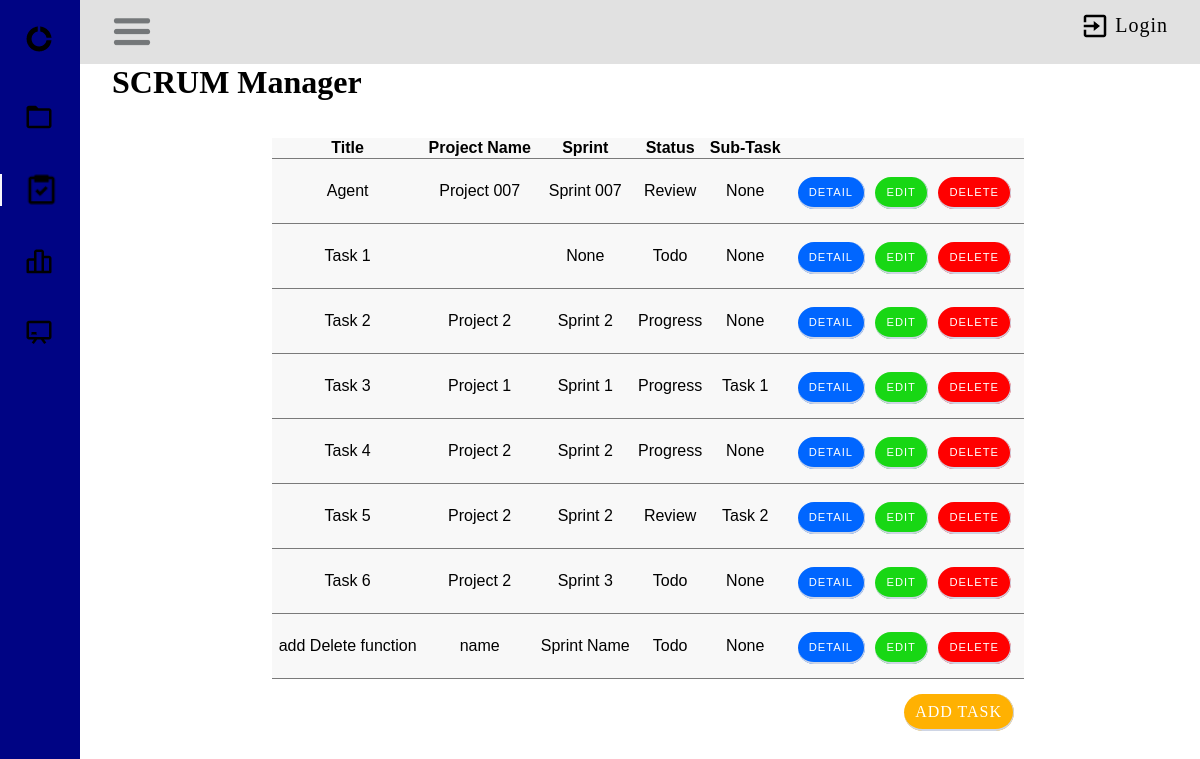
Page /task/ on the earlier database version.
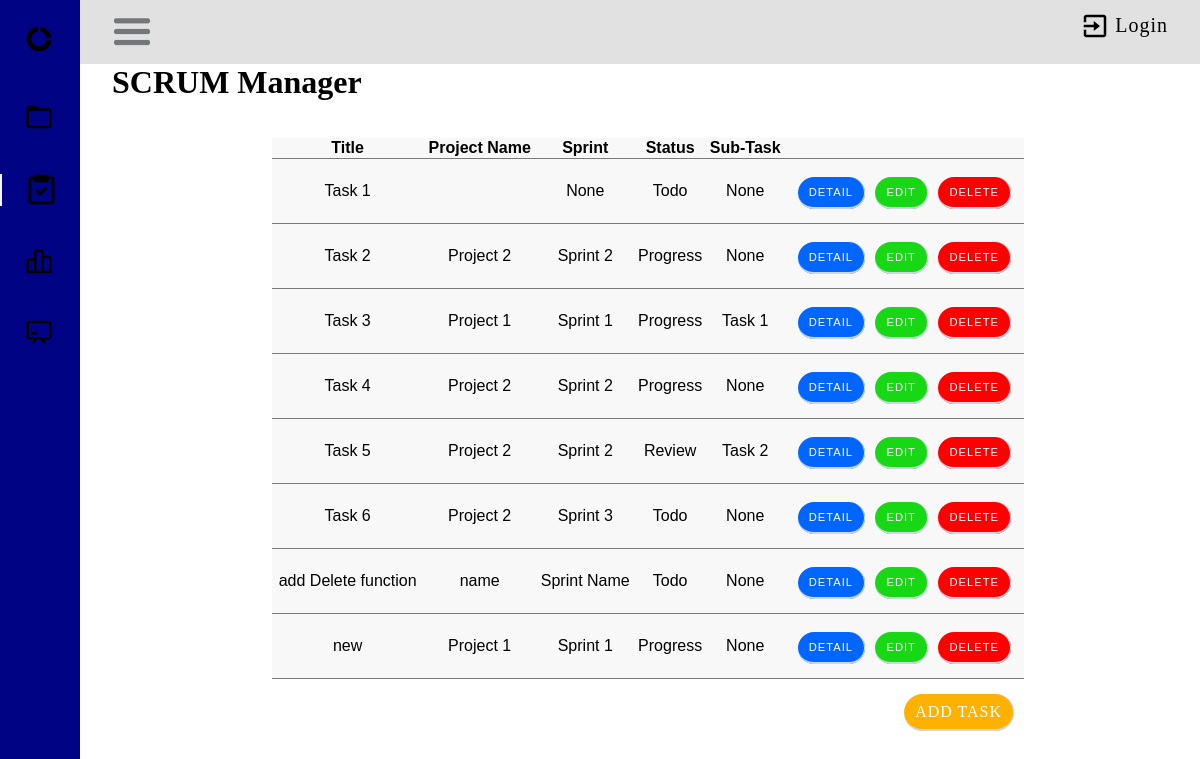
Same page on the later database version.
### taskManager/models.py (models this page shows, shortened)
class Task(models.Model):
    STATUS_CHOICES = (
        ('Todo', 'Todo'),
    ('Progress', 'Progress'),
    ('Review', 'Review'),
    ('Done', 'Done'),
    )
    user = models.ForeignKey(User, on_delete=models.CASCADE, null=True, blank=False)
    title = models.CharField(max_length=200)
    description = models.TextField(null=True, blank=True)
    complete = models.BooleanField(default=False)
    created = models.DateTimeField(auto_now_add=True)
    sprint = models.ForeignKey(Sprint, on_delete=models.CASCADE, blank=True, null=True)
    status = models.CharField(max_length=30, choices=STATUS_CHOICES)
    subtask = models.ForeignKey('self',on_delete=models.CASCADE, null=True, blank=True)
    def __str__(self):
        return self.title
    class Meta:
        ordering = ['title']

class Sprint(models.Model):
    name = models.CharField(max_length=50, blank=True, default='')
    description = models.TextField(blank=True, default='')
    start = models.DateTimeField(unique=True)
    Duration= models.DurationField()
    end = models.DateField(unique=True)
    project = models.ForeignKey(Project, on_delete=models.CASCADE, null=False)
    def __str__(self):
        return self.name or ('Sprint ending %s') % self.end
    class Meta:
        ordering = ['name']

class Project(models.Model):
    name = models.CharField(max_length=50)
    start = models.DateTimeField(auto_now_add=True)

### taskManager/view/task/views.py (the view)
# urls.py: path('task/', TaskList.as_view(), name='tasks'),
class TaskList(ListView):
    model = Task
    context_object_name = 'tasks'
    template_name = "task/task_list.html"

### taskManager/templates/taskManager/task_list.html (shortened to what this page needs)
{% load crispy_forms_tags %}
{% block content %}
{% load static %}
        <link rel="stylesheet" href="{% static 'css/home.css' %}">
        <link rel="stylesheet" href="{% static 'css/task.css' %}">
<div id="body-pd">
    <header class="header" id="header">
        <div class="header_toggle">
            <img class="bx bx-menu" id="header-toggle" width="40px" src="/static/images/burger-menu.jpg" alt="burger menu">
        <div class="header-logout">
            <img class="exit-icon" src="/static/images/exit.png" alt="burger menu">
            {% if request.user.is_authenticated %}
                <a class="header-text" href="{% url 'user_logout' %}">Logout</a>
            {% else %}
                <a class="header-text" href="{% url 'user_login' %}">Login</a>
            {% endif %}
        </div>
    </div>
    </header>
    <div class="l-navbar" id="nav-bar">
        <nav class="nav">
            <div>
                <a href="#" class="nav_logo">
                    <img class="bx bx-menu" id="header-toggle" width="30px" src="/static/images/app-icon.png" alt="burger menu">
                </a>
                <div class="nav_list">
                    <a href="{% url 'project_list' %}" class="nav_link">
                        <img width="30px" src="/static/images/folder-icon.png" alt="burger menu">
                    </a>
                    <a href="{% url 'tasks' %}" class="nav_link active">
                        <img width="35px" src="/static/images/task-icon.png" alt="burger menu">
                    </a>
                    <a href="{% url 'sprint_list' %}" class="nav_link">
                        <img width="30px" src="/static/images/backlog-icon.png" alt="burger menu">
                    </a>
                    <a href="{% url 'board' %}" class="nav_link">
                        <img width="30px" src="/static/images/board-icon.png" alt="burger menu">
                    </a>
                </div>
            </div>
        </nav>
    </div>
</div>
<h1>SCRUM Manager</h1>
    <div class="table-container">
        <table>
            <tr>
                <th>Title</th>
                <th>Project Name</th>
                <th>Sprint</th>
                <th>Status</th>
                <th>Sub-Task</th>
                <th></th>
            </tr>
            {% for task in tasks %}
                <tr>
                    <td>{{task.title}}</td>
                    <td>{{task.sprint.project.name}}</td>
                    <td>{{task.sprint}}</td>
                    <td>{{task.status}}</td>
                    <td>{{task.subtask}}</td>
                    <td>
                        <div style="margin: 22px 0px;">
                            <span><a href="{% url 'task' task.pk %}"class="btn btn-style btn-detail">Detail</a> </span>
                            <span><a href="{% url 'task_update' task.pk %}" class="btn btn-style btn-edit">Edit</a> </span>
                            <span><a href="{% url 'task_delete' task.pk %}" class="btn btn-style btn-delete">Delete</a> </span>
                        </div>
                    </td>
                </tr>
                {% endfor %}
        </table>
        <div class="btn-add-task">
            <a class="btn" style="font-size: 1rem;" href="{% url 'task_form' %}"> Add Task </a>
        </div>
    </div>
{% endblock content %}

Differences in the rows shown:
removed Task: title "Agent", sprint.project.name "Project 007", sprint "Sprint 007", status "Review", subtask "None"
added Task: title "new", sprint.project.name "Project 1", sprint "Sprint 1", status "Progress", subtask "None"
